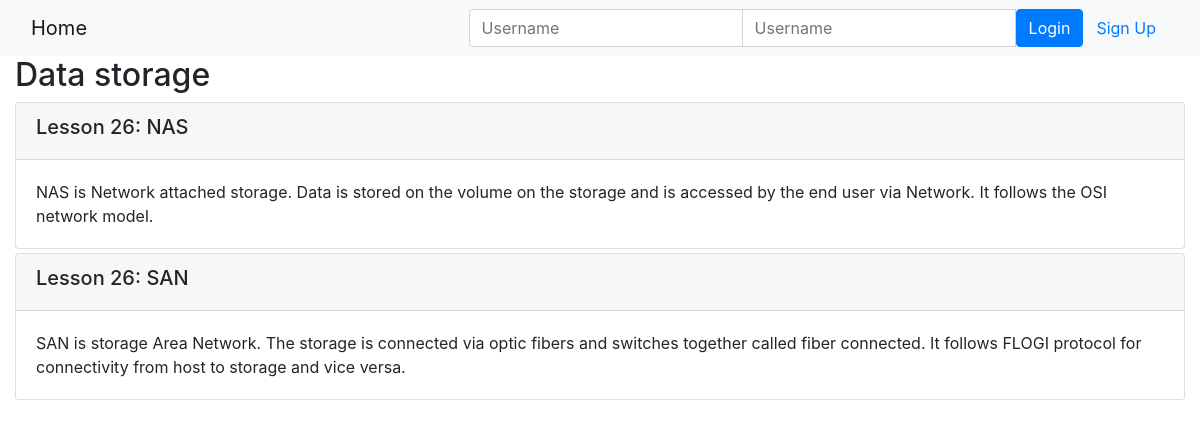
The page /onlinecourse/2/ on the database its author committed.
### onlinecourse/models.py (models this page shows, shortened)
class Course(models.Model):
    name = models.CharField(null=False, max_length=30, default='online course')
    image = models.ImageField(upload_to='course_images/')
    description = models.CharField(max_length=1000)
    pub_date = models.DateField(null=True)
    instructors = models.ManyToManyField(Instructor)
    users = models.ManyToManyField(settings.AUTH_USER_MODEL, through='Enrollment')
    total_enrollment = models.IntegerField(default=0)
    is_enrolled = False

class Lesson(models.Model):
    title = models.CharField(max_length=200, default="title")
    order = models.IntegerField(default=0)
    course = models.ForeignKey(Course, on_delete=models.CASCADE)
    content = models.TextField()

### onlinecourse/views.py (the view)
# urls.py: path('<int:pk>/', views.CourseDetailView.as_view(), name='course_details'),
class CourseDetailView(generic.DetailView):
    model = Course
    template_name = 'onlinecourse/course_detail_bootstrap.html'

### onlinecourse/templates/onlinecourse/course_detail_bootstrap.html (shortened to what this page needs)
<!DOCTYPE html>
<html lang="en">
<head>
     {% load static %}
    <link rel="stylesheet" href="https://maxcdn.bootstrapcdn.com/bootstrap/4.5.2/css/bootstrap.min.css">
</head>
<body>
    <nav class="navbar navbar-light bg-light">
        <div class="container-fluid">
            <div class="navbar-header">
                  <a class="navbar-brand" href="{% url 'onlinecourse:index' %}">Home</a>
            </div>
            <ul class="nav navbar-nav navbar-right">
                {% if user.is_authenticated %}
                <li>
                    <a class="btn btn-link" href="#">{{ user.first_name }}({{ user.username }})</a>
                    <a class="btn btn-link" href="{% url 'onlinecourse:logout' %}">Logout</a>
                </li>
                {% else %}
                <li>
                    <form class="form-inline" action="{% url 'onlinecourse:login' %}" method="post">
                        <div class="input-group">
                            <input type="text" class="form-control" placeholder="Username" name="username" >
                            <input type="password" class="form-control" placeholder="Username" name="psw" >
                            <button class="btn btn-primary" type="submit">Login</button>
                            <a class="btn btn-link" href="{% url 'onlinecourse:registration' %}">Sign Up</a>
                        </div>
                    </form>
                </li>
                {% endif %}
            </ul>
        </div>
    </nav>
    <div class="container-fluid">
            <h2>{{ course.name }}</h2>
            <div class="card-columns-vertical">
                {% for lesson in course.lesson_set.all %}
                    <div class="card mt-1">
                        <div class="card-header"><h5>Lesson {{lesson.order|add:1}}: {{lesson.title}}</h5></div>
                        <div class="card-body">{{lesson.content}}</div>
                    </div>
                {% endfor %}
            </div>
    </div>
</body>
</html>

### rows shown on the page
Course: name "Data storage"
Lesson: order|add "26", title "NAS", content "NAS is Network attached storage. Data is stored on the volume on the storage and is accessed by the end user via Network. It follows the OSI network model."
Lesson: order|add "26", title "SAN", content "SAN is storage Area Network. The storage is connected via optic fibers and switches together called fiber connected. It follows FLOGI protocol for connectivity from host to storage and vice versa."
